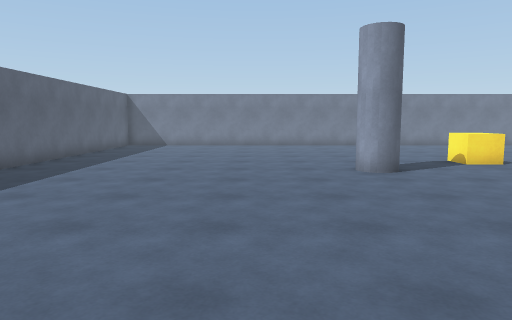
View 1 (above)

18 first-person views from a walk through a Unity game level. The camera is 1.4 m above the floor, tilts 6° down and sees 70° across. The floor is counted in squares, 1 m on a side. Each view is taken from the middle of a square. On the plan, view 1 faces up. The plan holds only what a view shows up to about 16 squares ahead; the rest is blank. The player character is not drawn.

View 2
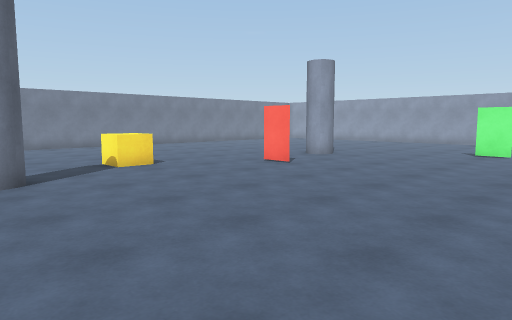

View 3
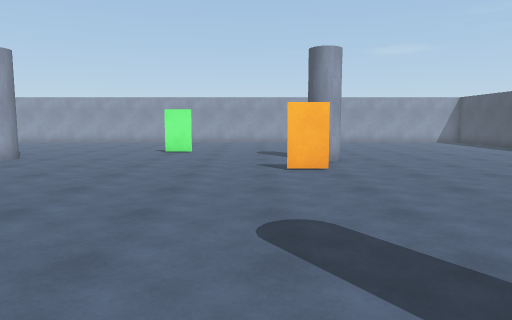

View 4
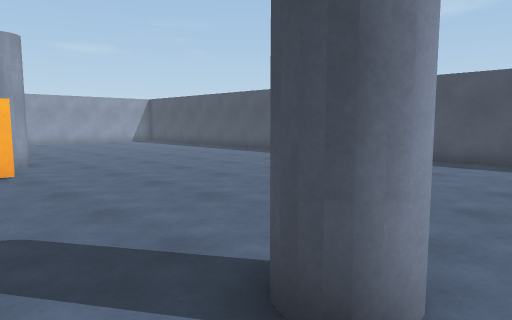

View 5
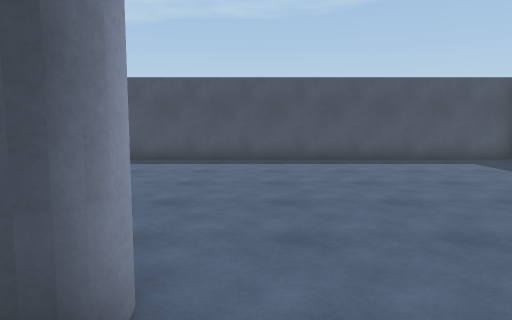

View 6
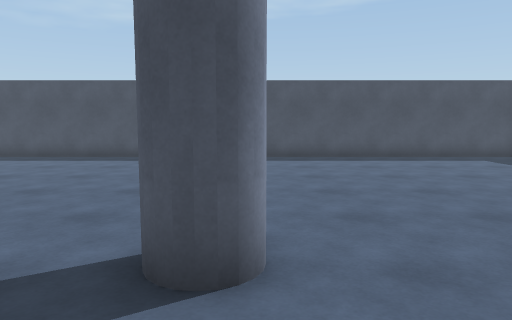

View 7
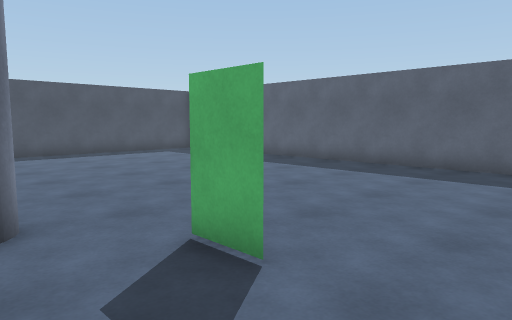

View 8
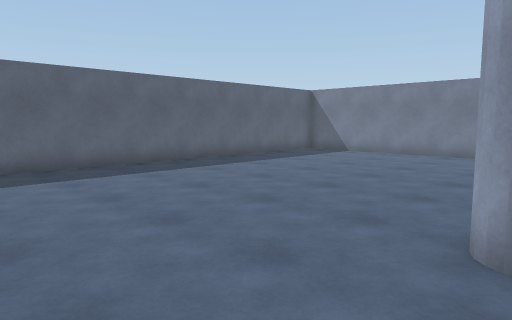

View 9
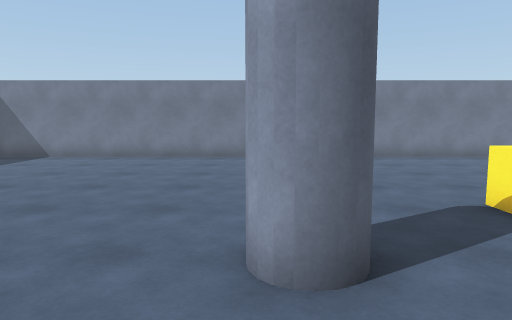

View 10
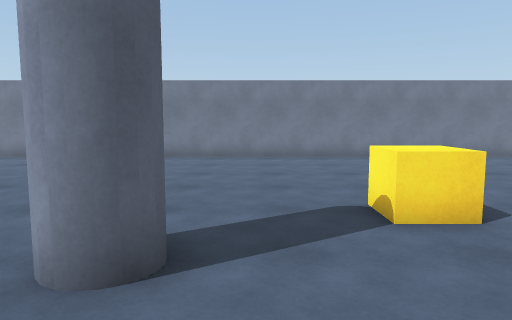

View 11
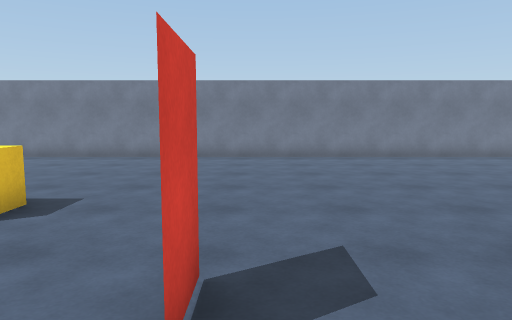

View 12
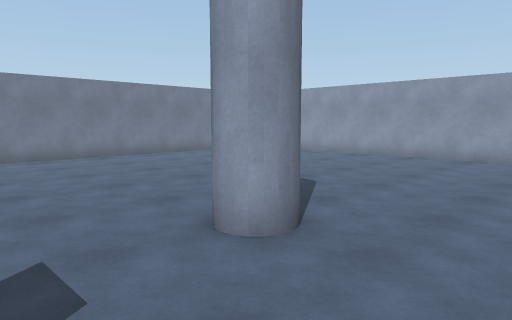

View 13
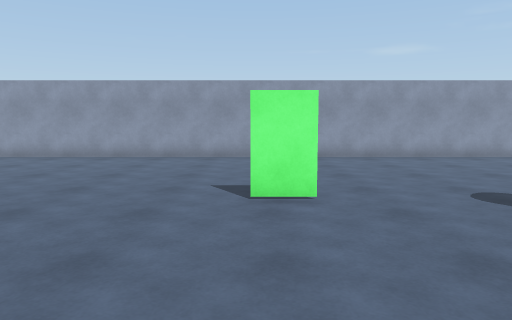

View 14
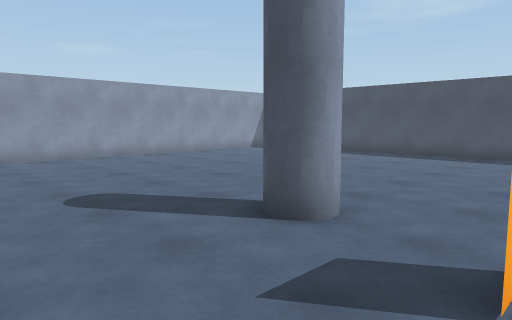

View 15
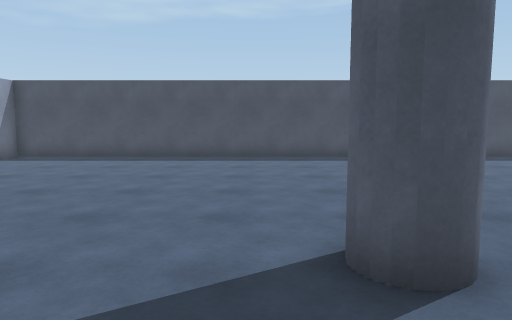

View 16
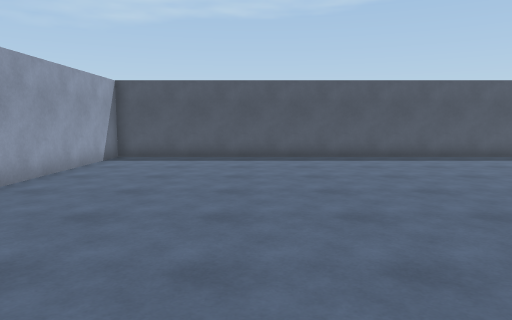

View 17
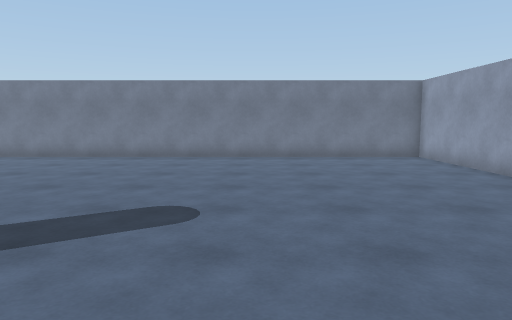

View 18
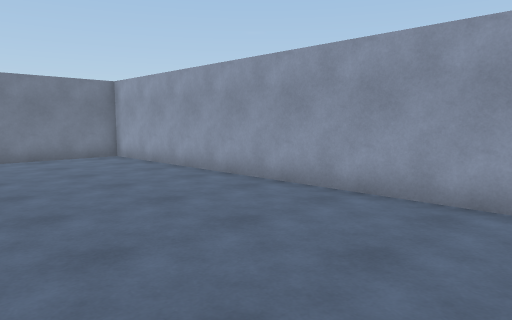

### Floor plan
Points are (right, up) in squares from view 1. A wall is a line through its corners. A room is listed if a view was taken in it or the views show most of it. See-through windows are left out.
Room 1 (views 1, 2, 3, 4, 5, 6, 7, 8, 9, 10, 11, 12, 13, 14, 15, 16, 17, 18)
walls: (11.5, 8.9) (11.5, 10.1) (11.5, 8.9); (12.5, -1.1) (12.5, 0.1); (1.5, 1.6) (1.5, 0.4); (18.5, 3.9) (18.5, 5.1); (-7.5, 2.1) (-7.5, -7); (26.5, 5.1) (26.5, 21.5) (-7.2, 21.5); (-7.5, 17.4) (-7.5, 8); (-7.5, -12.5) (26.5, -12.5) (26.5, 2.6)
objects: other object (3, -2) to (4, -1); other object (3, 10) to (4, 11); other object (7, 12) to (8, 13); other object (15, -2) to (16, -1); other object (15, 10) to (16, 11)

Positions as (right, up) in squares from view 1, and headings:
1: (0, 0), facing up
2: (2, 1), facing up-right
3: (2, 1), facing right
4: (2, 1), facing down-right
5: (2, 1), facing down
6: (3, 2), facing down
7: (4, 4), facing down-left
8: (4, 6), facing up-left
9: (3, 7), facing up
10: (5, 7), facing up
11: (12, 7), facing up
12: (12, 7), facing up-right
13: (12, 5), facing right
14: (12, 3), facing down-right
15: (17, 2), facing down
16: (21, 2), facing down
17: (20, 7), facing up
18: (20, 7), facing up-right
